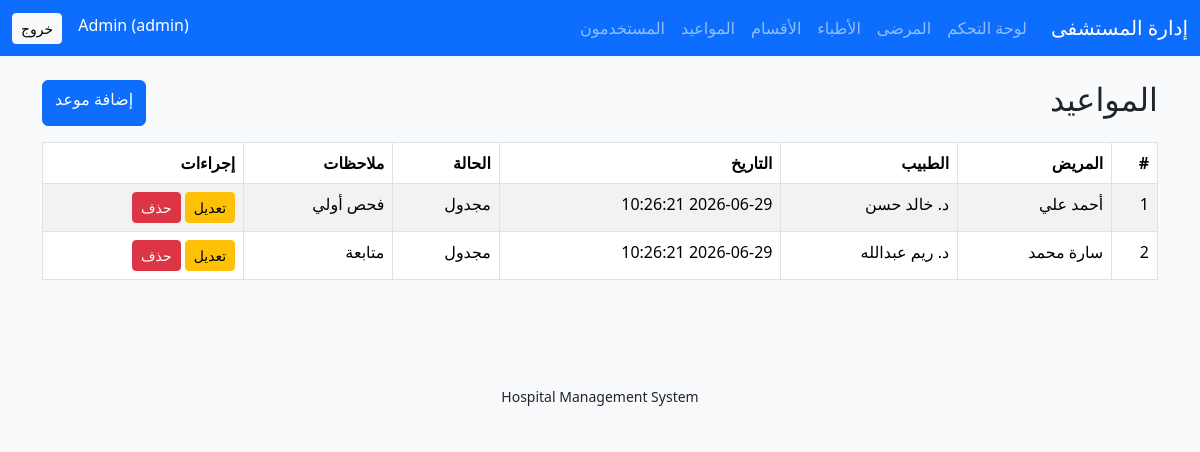
The page /appointments/index.php (signed in) on the database its author committed.
### tables this page shows
CREATE TABLE appointments (
  id INT AUTO_INCREMENT PRIMARY KEY,
  patient_id INT NOT NULL,
  doctor_id INT NOT NULL,
  appointment_date DATETIME NOT NULL,
  status ENUM('مجدول','مكتمل','ملغي') NOT NULL DEFAULT 'مجدول',
  notes TEXT,
  created_at TIMESTAMP DEFAULT CURRENT_TIMESTAMP,
  FOREIGN KEY (patient_id) REFERENCES patients(id) ON DELETE CASCADE ON UPDATE CASCADE,
  FOREIGN KEY (doctor_id) REFERENCES doctors(id) ON DELETE CASCADE ON UPDATE CASCADE
);

CREATE TABLE patients (
  id INT AUTO_INCREMENT PRIMARY KEY,
  name VARCHAR(100) NOT NULL,
  phone VARCHAR(30) NOT NULL,
  gender ENUM('ذكر','أنثى') NOT NULL,
  birth_date DATE NOT NULL,
  address TEXT NOT NULL,
  created_at TIMESTAMP DEFAULT CURRENT_TIMESTAMP
);

CREATE TABLE doctors (
  id INT AUTO_INCREMENT PRIMARY KEY,
  name VARCHAR(100) NOT NULL,
  specialization VARCHAR(100) NOT NULL,
  phone VARCHAR(30) NOT NULL,
  department_id INT NOT NULL,
  FOREIGN KEY (department_id) REFERENCES departments(id) ON DELETE CASCADE ON UPDATE CASCADE
);

### includes/auth.php (called while the page is built, shortened)
<?php
require_once __DIR__ . '/functions.php';
function is_logged_in()
{
    return isset($_SESSION['user']);
}
function current_user()
{
    return $_SESSION['user'] ?? null;
}

### includes/functions.php (called while the page is built, shortened)
<?php
function e($v)
{
    return htmlspecialchars((string)$v, ENT_QUOTES, 'UTF-8');
}

### appointments/index.php (the view, shortened to what this page needs)
<?php require_once '../config/db.php';
require_once '../includes/auth.php';
require_once '../includes/header.php';
$rows = $pdo->query('SELECT a.*, p.name patient, d.name doctor FROM appointments a JOIN patients p ON a.patient_id=p.id JOIN doctors d ON a.doctor_id=d.id ORDER BY a.appointment_date DESC')->fetchAll(); ?>
<div class="d-flex justify-content-between mb-3">
    <h2>المواعيد</h2><a class="btn btn-primary" href="create.php">إضافة موعد</a>
</div>
<table class="table table-bordered table-striped">
    <thead>
        <tr>
            <th>#</th>
            <th>المريض</th>
            <th>الطبيب</th>
            <th>التاريخ</th>
            <th>الحالة</th>
            <th>ملاحظات</th>
            <th>إجراءات</th>
        </tr>
    </thead>
    <tbody><?php foreach ($rows as $r): ?><tr>
                <td><?= e($r['id']) ?></td>
                <td><?= e($r['patient']) ?></td>
                <td><?= e($r['doctor']) ?></td>
                <td><?= e($r['appointment_date']) ?></td>
                <td><?= e($r['status']) ?></td>
                <td><?= e($r['notes']) ?></td>
                <td><a class="btn btn-sm btn-warning" href="edit.php?id=<?= e($r['id']) ?>">تعديل</a>
                    <form class="delete-form d-inline" method="post" action="delete.php"><button class="btn btn-sm btn-danger">حذف</button></form>
                </td>
            </tr><?php endforeach; ?></tbody>
</table><?php require_once '../includes/footer.php'; ?>

### includes/header.php (shortened to what this page needs)
<?php require_once __DIR__ . '/auth.php'; ?>
<!doctype html>
<html lang="ar" dir="rtl">
<head>
    <link href="https://cdn.jsdelivr.net/npm/bootstrap@5.3.3/dist/css/bootstrap.rtl.min.css" rel="stylesheet">
    <link href="/hospital_management_system/assets/css/style.css" rel="stylesheet">
</head>
<body>
    <nav class="navbar navbar-expand-lg navbar-dark bg-primary">
        <div class="container-fluid">
            <a class="navbar-brand" href="/hospital_management_system/dashboard.php">إدارة المستشفى</a><button class="navbar-toggler" data-bs-toggle="collapse" data-bs-target="#nav"><span class="navbar-toggler-icon"></span></button>
            <div class="collapse navbar-collapse" id="nav">
                <ul class="navbar-nav me-auto mb-2 mb-lg-0">
                    <?php if (is_logged_in()): ?>
                        <li class="nav-item"><a class="nav-link" href="/hospital_management_system/dashboard.php">لوحة التحكم</a></li>
                        <li class="nav-item"><a class="nav-link" href="/hospital_management_system/patients/index.php">المرضى</a></li>
                        <li class="nav-item"><a class="nav-link" href="/hospital_management_system/doctors/index.php">الأطباء</a></li>
                        <li class="nav-item"><a class="nav-link" href="/hospital_management_system/departments/index.php">الأقسام</a></li>
                        <li class="nav-item"><a class="nav-link" href="/hospital_management_system/appointments/index.php">المواعيد</a></li>
                        <?php if (current_user()['role'] === 'admin'): ?><li class="nav-item"><a class="nav-link" href="/hospital_management_system/users/index.php">المستخدمون</a></li><?php endif; ?>
                    <?php endif; ?>
                </ul>
                <ul class="navbar-nav ms-auto">
                    <?php if (is_logged_in()): ?><li class="nav-item"><span class="navbar-text text-white me-3"><?= e(current_user()['name']) ?> (<?= e(current_user()['role']) ?>)</span></li>
                        <li class="nav-item"><a class="btn btn-light btn-sm" href="/hospital_management_system/logout.php">خروج</a></li>
                    <?php else: ?><li class="nav-item"><a class="nav-link" href="/hospital_management_system/login.php">دخول</a></li>
                        <li class="nav-item"><a class="nav-link" href="/hospital_management_system/register.php">تسجيل</a></li><?php endif; ?>
                </ul>
            </div>
        </div>
    </nav>
    <main class="container py-4"><?php show_flash(); ?>

### includes/footer.php (shortened to what this page needs)
</main>
<footer class="bg-light text-center py-3 mt-5"><small>Hospital Management System</small></footer>
</body>
</html>

### assets/css/style.css (style rules this page uses)
body { background:#f8fafc }
.table { background:white }

### rows shown on the page
appointments: id "1", patient.name "أحمد علي", doctor.name "د. خالد حسن", appointment_date "2026-06-29 10:26:21", status "مجدول", notes "فحص أولي"
appointments: id "2", patient.name "سارة محمد", doctor.name "د. ريم عبدالله", appointment_date "2026-06-29 10:26:21", status "مجدول", notes "متابعة"

### other values the page prints
current_user()['name'] "Admin"
current_user()['role'] "admin"
